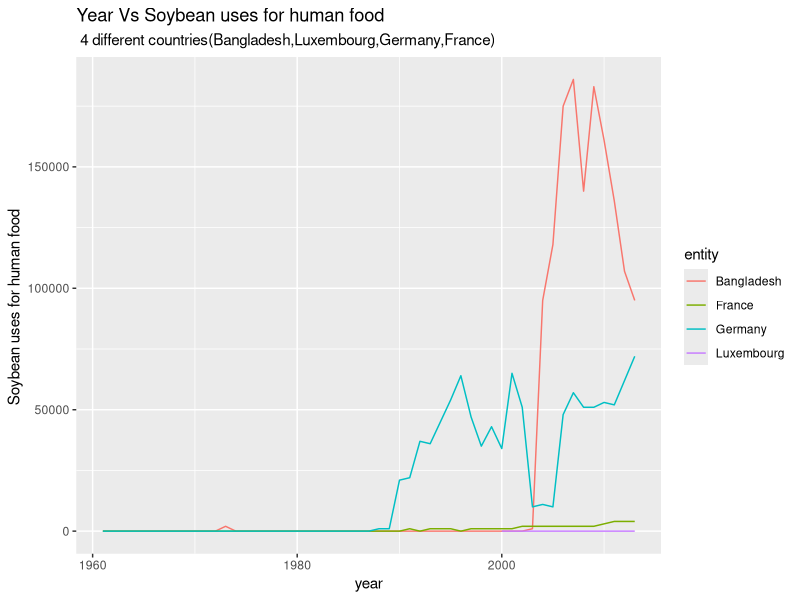

This figure's R source:
## ---- chunk 1

library(tidyverse)
## ---- chunk 2
soybean_use <-read_delim("data/soybean_use.csv")
summary(soybean_use)
## ---- chunk 3
soybean_use1 <-select(soybean_use,-c(0))
soybean_use1

## ---- chunk 4
soybean_use %>%
mutate(total=human_food+animal_feed+processed)

## ---- chunk 5
soybean_use%>%
   filter(entity%in%c("Bangladesh","Luxembourg","Germany","France"))%>%
ggplot(aes(x=year,y=human_food,fill=entity,color=entity)) + 
  geom_line() +  
  labs(title="Year Vs Soybean uses for human food", subtitle=" 4 different countries(Bangladesh,Luxembourg,Germany,France)", y="Soybean uses for human food ", x="year")
